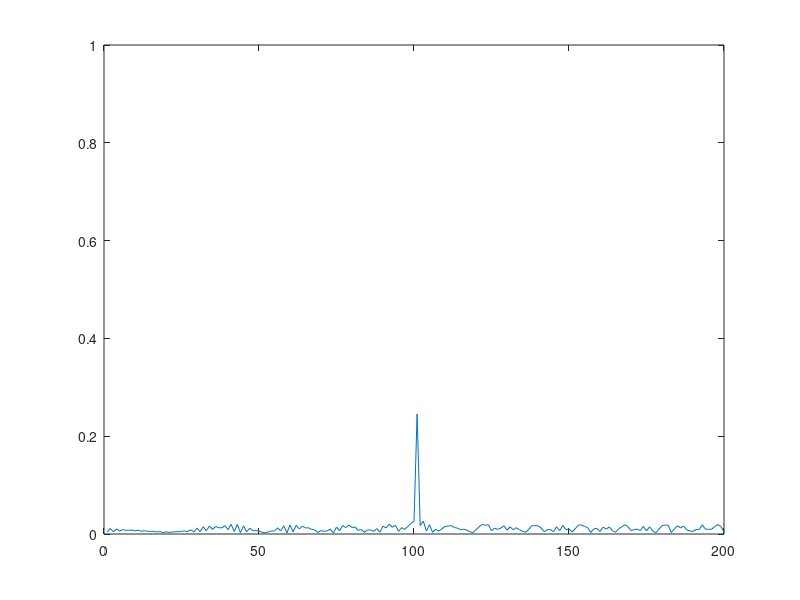
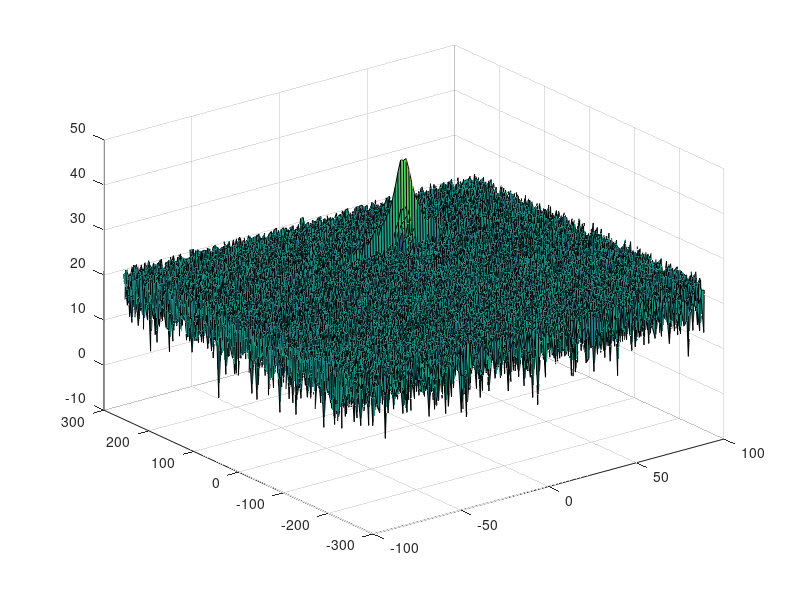

MATLAB code for these plots, in order: (Note: this script raises an error after producing the figures.)
clc;
clear all;
close all;

%% Radar Specifications 
%%%%%%%%%%%%%%%%%%%%%%%%%%%
% Frequency of operation = 77GHz
% Max Range = 200m
% Range Resolution = 1 m
% Max Velocity = 100 m/s
%%%%%%%%%%%%%%%%%%%%%%%%%%%

Rmax = 200;
Rres = 1;
Vmax = 100;
C = 3e8;

%speed of light = 3e8
%% User Defined Range and Velocity of target
% *%TODO* :
% define the target's initial position and velocity. Note : Velocity
% remains contant

Range = 100;
V = 20;

%% FMCW Waveform Generation

% *%TODO* :
%Design the FMCW waveform by giving the specs of each of its parameters.
% Calculate the Bandwidth (B), Chirp Time (Tchirp) and Slope (slope) of the FMCW
% chirp using the requirements above.

% Rres = C / 2 / B;
B =  C / (Rres * 2);% BandWidth is decided by the range resolution
Tchirp = 5.5*2*Rmax/C; %maximum velocity capability of a radar is decided by Tchirp.
slope = B/Tchirp;

%Operating carrier frequency of Radar 
fc = 77e9;             %carrier freq

                                                          
%The number of chirps in one sequence. Its ideal to have 2^ value for the ease of running the FFT
%for Doppler Estimation. 
Nd=128;                   % #of doppler cells OR #of sent periods % number of chirps

%The number of samples on each chirp. 
Nr=1024;                  %for length of time OR # of range cells

% Timestamp for running the displacement scenario for every sample on each
% chirp
t = linspace(0,Nd*Tchirp,Nr*Nd); %total time for samples


%Creating the vectors for Tx, Rx and Mix based on the total samples input.
Tx = zeros(1,length(t)); %transmitted signal
Rx = zeros(1,length(t)); %received signal
Mix = zeros(1,length(t)); %beat signal

%Similar vectors for range_covered and time delay.
r_t = zeros(1,length(t));
td = zeros(1,length(t));


%% Signal generation and Moving Target simulation
% Running the radar scenario over the time. 

for i=1:length(t)         
        
    % *%TODO* :
    %For each time stamp update the Range of the Target for constant velocity. 
    r_t(i) = Range + V*t(i);
    td(i) = 2*r_t(i)/C; 
    
    % *%TODO* :
    %For each time sample we need update the transmitted and
    %received signal. 
    Tx(i) = cos(2*pi*(fc*(t(i))+ 0.5*slope*t(i)^2));
    Rx(i) = cos( 2*pi* (fc*(t(i)-td(i))  + ( 0.5 * slope * (t(i)-td(i))^2) ) );
  
    % *%TODO* :
    %Now by mixing the Transmit and Receive generate the beat signal
    %This is done by element wise matrix multiplication of Transmit and
    %Receiver Signal
     Mix(i) = Tx(i).*Rx(i);
    
end

%% RANGE MEASUREMENT


 % *%TODO* :
%reshape the vector into Nr*Nd array. Nr and Nd here would also define the size of
%Range and Doppler FFT respectively.
Mix = reshape(Mix, Nr, Nd);

signal_fft = fft(Mix, Nr);
signal_fft_nor = signal_fft./Nr;
signal_fft_mag = abs(signal_fft_nor);
signal_fft_ss = signal_fft_mag(1:Nr/2);

%plotting the range
figure ('Name','Range from First FFT')
%subplot(2,1,1)

%  *%TODO* :
%  plot FFT output 
plot(signal_fft_ss); 
axis([0 200 0 1]);

%% RANGE DOPPLER RESPONSE
% The 2D FFT implementation is already provided here. This will run a 2DFFT
% on the mixed signal (beat signal) output and generate a range doppler
% map.You will implement CFAR on the generated RDM


% Range Doppler Map Generation.

% The output of the 2D FFT is an image that has reponse in the range and
% doppler FFT bins. So, it is important to convert the axis from bin sizes
% to range and doppler based on their Max values.

Mix=reshape(Mix,[Nr,Nd]);

% 2D FFT using the FFT size for both dimensions.
signal_fft2 = fft2(Mix,Nr,Nd);

% Taking just one side of signal from Range dimension.
signal_fft2 = signal_fft2(1:Nr/2,1:Nd);
signal_fft2 = fftshift (signal_fft2);
RDM = abs(signal_fft2);
RDM = 10*log10(RDM) ;

%use the surf function to plot the output of 2DFFT and to show axis in both
%dimensions
doppler_axis = linspace(-100,100,Nd);
range_axis = linspace(-200,200,Nr/2)*((Nr/2)/400);
figure,surf(doppler_axis,range_axis,RDM);


%% CFAR implementation

%Slide Window through the complete Range Doppler Map

% *%TODO* :
%Select the number of Training Cells in both the dimensions.
Tr = 10;
Td = 6;

% *%TODO* :
%Select the number of Guard Cells in both dimensions around the Cell under 
%test (CUT) for accurate estimation
Gr = 6;
Gd = 3;

% *%TODO* :
% offset the threshold by SNR value in dB
offset = 5;

% *%TODO* :
%Create a vector to store noise_level for each iteration on training cells
noise_level = zeros(1,1);

% *%TODO* :
%design a loop such that it slides the CUT across range doppler map by
%giving margins at the edges for Training and Guard Cells.
%For every iteration sum the signal level within all the training
%cells. To sum convert the value from logarithmic to linear using db2pow
%function. Average the summed values for all of the training
%cells used. After averaging convert it back to logarithimic using pow2db.
%Further add the offset to it to determine the threshold. Next, compare the
%signal under CUT with this threshold. If the CUT level > threshold assign
%it a value of 1, else equate it to 0.


% Use RDM[x,y] as the matrix from the output of 2D FFT for implementing
% CFAR

for i = (Gr+Tr+1):(length(RDM)-(Gr+Tr))
    row = [];
    for j = (Gd+Td+1):(length(RDM(1,:))-Gd-Td)
        z1 = db2pow(RDM((i-Gr-Tr):(i+Gr+Tr),(j-Gd-Td):(j+Gd+Td)));
        num1 = (2*(Gr+Tr)+1)*(2*(Gd+Td)+1);
        num2 = (2*Gr+1)*(2*Gd+1);
        z2 = db2pow(RDM((i-Gr):(i+Gr),(j-Gd):(j+Gd)));
        z1 = sum(z1, 'all');
        z2 = sum(z2, 'all');
       z = z1 - z2;
        z = z/(num1-num2);
        z = pow2db(z) + offset;
        if (RDM(i,j) <= offset + z)
            RDM(i, j) = 0;
        else
            RDM(i, j) = 1;
        end
    end    
end
        
% *%TODO* :
% The process above will generate a thresholded block, which is smaller 
%than the Range Doppler Map as the CUT cannot be located at the edges of
%matrix. Hence,few cells will not be thresholded. To keep the map size same
% set those values to 0. 
 
RDM(union(1:(Tr+Gr),end-(Tr+Gr-1):end),:) = 0;  % Rows
RDM(:,union(1:(Td+Gd),end-(Td+Gd-1):end)) = 0;  % Columns 

% *%TODO* :
%display the CFAR output using the Surf function like we did for Range
%Doppler Response output.
figure,surf(doppler_axis,range_axis,RDM);
colorbar;
